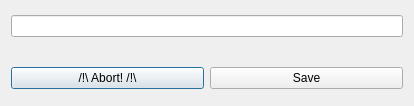
<?xml version="1.0" encoding="UTF-8"?>
<ui version="4.0">
 <class>Dialog</class>
 <widget class="QDialog" name="Dialog">
  <property name="geometry">
   <rect>
    <x>0</x>
    <y>0</y>
    <width>414</width>
    <height>106</height>
   </rect>
  </property>
  <property name="windowTitle">
   <string>CookBook</string>
  </property>
  <layout class="QVBoxLayout" name="verticalLayout_2">
   <item>
    <layout class="QVBoxLayout" name="verticalLayout">
     <item>
      <widget class="QLineEdit" name="lineEdit">
       <property name="text">
        <string extracomment="Name Of Catagory?"/>
       </property>
      </widget>
     </item>
     <item>
      <spacer name="horizontalSpacer">
       <property name="orientation">
        <enum>Qt::Horizontal</enum>
       </property>
       <property name="sizeHint" stdset="0">
        <size>
         <width>40</width>
         <height>20</height>
        </size>
       </property>
      </spacer>
     </item>
     <item>
      <layout class="QHBoxLayout" name="horizontalLayout">
       <item>
        <widget class="QPushButton" name="AbortBtn">
         <property name="text">
          <string>/!\ Abort! /!\</string>
         </property>
        </widget>
       </item>
       <item>
        <widget class="QPushButton" name="pushButton">
         <property name="text">
          <string>Save</string>
         </property>
        </widget>
       </item>
      </layout>
     </item>
    </layout>
   </item>
  </layout>
 </widget>
 <resources/>
 <connections/>
</ui>
